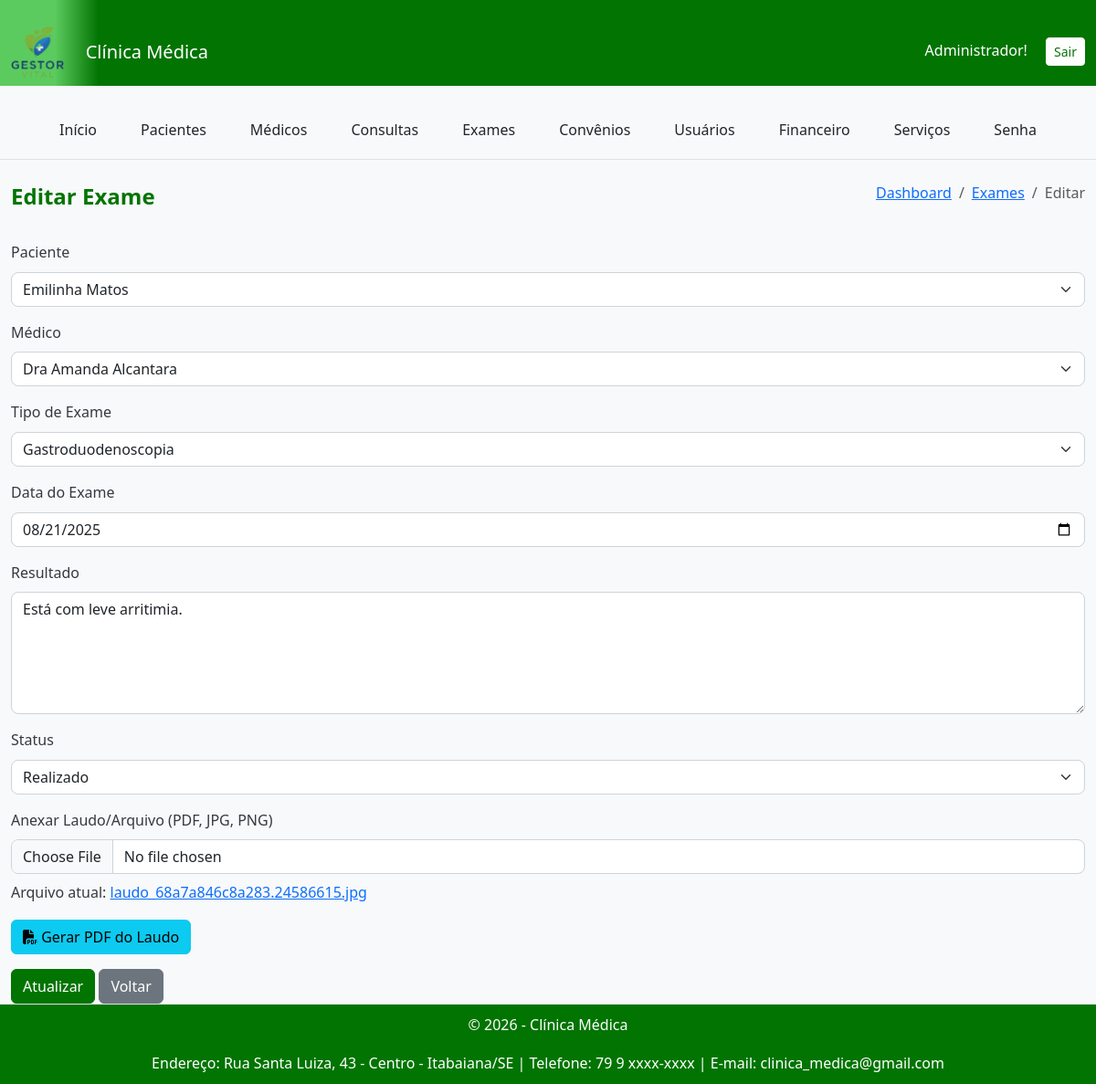
Page /clinica_medica/private/exames/editar_exame.php?id=4 (signed in) on the committed database.
### tables this page shows
CREATE TABLE `identidade_clinica` (
  `id` int(11) NOT NULL,
  `nome_clinica` varchar(255) NOT NULL,
  `url_logo` varchar(255) DEFAULT NULL,
  `endereco` varchar(255) DEFAULT NULL,
  `telefone` varchar(20) DEFAULT NULL,
  `email` varchar(100) DEFAULT NULL,
  `ultimo_update` timestamp NOT NULL DEFAULT CURRENT_TIMESTAMP ON UPDATE CURRENT_TIMESTAMP,
  `cor_primaria` varchar(7) DEFAULT '#007bff'
);

CREATE TABLE `exames` (
  `id` int(11) NOT NULL,
  `paciente_id` int(11) NOT NULL,
  `medico_id` int(11) NOT NULL,
  `data_exame` date NOT NULL,
  `resultado` text,
  `status` enum('Agendado','Realizado','Com Laudo','Cancelado') NOT NULL DEFAULT 'Agendado',
  `data_criacao` datetime DEFAULT CURRENT_TIMESTAMP,
  `data_atualizacao` datetime DEFAULT CURRENT_TIMESTAMP ON UPDATE CURRENT_TIMESTAMP,
  `nome_arquivo` varchar(255) DEFAULT NULL,
  `servico_id` int(11) DEFAULT NULL
);

CREATE TABLE `pacientes` (
  `id` int(11) NOT NULL,
  `nome` varchar(100) NOT NULL,
  `cpf` varchar(14) NOT NULL,
  `data_nascimento` date DEFAULT NULL,
  `telefone` varchar(20) DEFAULT NULL,
  `email` varchar(100) DEFAULT NULL,
  `endereco` text,
  `convenio_id` int(11) DEFAULT NULL,
  `observacoes` text,
  `criado_em` timestamp NOT NULL DEFAULT CURRENT_TIMESTAMP
);

CREATE TABLE `medicos` (
  `id` int(11) NOT NULL,
  `nome` varchar(100) NOT NULL,
  `crm` varchar(20) NOT NULL,
  `especialidade` varchar(100) NOT NULL,
  `telefone` varchar(20) DEFAULT NULL,
  `email` varchar(100) DEFAULT NULL,
  `horario_atendimento` text,
  `criado_em` timestamp NOT NULL DEFAULT CURRENT_TIMESTAMP,
  `usuario_id` int(11) DEFAULT NULL
);

CREATE TABLE `servicos` (
  `id` int(11) NOT NULL,
  `nome` varchar(255) NOT NULL,
  `preco` decimal(10,2) NOT NULL,
  `tipo` enum('Consulta','Exame') NOT NULL,
  `descricao` text,
  `data_criacao` timestamp NOT NULL DEFAULT CURRENT_TIMESTAMP
);

### config/helpers.php (called while the page is built, shortened)
<?php
function get_contrast_color($hexcolor) {
    $hexcolor = ltrim($hexcolor, '#');
    $r = hexdec(substr($hexcolor, 0, 2));
    $g = hexdec(substr($hexcolor, 2, 2));
    $b = hexdec(substr($hexcolor, 4, 2));
    $luminance = (0.299 * $r + 0.587 * $g + 0.114 * $b) / 255;
    return $luminance > 0.5 ? '#000000' : '#FFFFFF';
}
?>

### clinica_medica/private/exames/editar_exame.php (the view, shortened to what this page needs)
<?php
require_once __DIR__ . '/../../config/config.php';
include_once __DIR__ . '/../includes/cabecalho.php';
include_once __DIR__ . '/../includes/menu.php';
$exame_id = $_GET['id'] ?? null;
$exame = null;
$pacientes = [];
$medicos = [];
$servicos_exame = [];
try {
    $sql_exame = "SELECT * FROM exames WHERE id = ?";
    $stmt_exame = $conn->prepare($sql_exame);
    $stmt_exame->bind_param("i", $exame_id);
    $stmt_exame->execute();
    $result_exame = $stmt_exame->get_result();
    $exame = $result_exame->fetch_assoc();
    $sql_pacientes = "SELECT id, nome FROM pacientes ORDER BY nome ASC";
    $result_pacientes = $conn->query($sql_pacientes);
    if ($result_pacientes) {
        while ($row = $result_pacientes->fetch_assoc()) {
            $pacientes[] = $row;
        }
    }
    $sql_medicos = "SELECT id, nome FROM medicos ORDER BY nome ASC";
    $result_medicos = $conn->query($sql_medicos);
    if ($result_medicos) {
        while ($row = $result_medicos->fetch_assoc()) {
            $medicos[] = $row;
        }
    }
    $sql_servicos = "SELECT id, nome FROM servicos WHERE tipo = 'Exame' ORDER BY nome";
    $result_servicos = $conn->query($sql_servicos);
    if ($result_servicos) {
        while ($row = $result_servicos->fetch_assoc()) {
            $servicos_exame[] = $row;
        }
    }
} catch (Exception $e) {
    $mensagem_erro = "Erro ao carregar dados: " . $e->getMessage();
}
?>
<div class="container mt-4">
    <div class="d-flex justify-content-between align-items-center mb-4">
        <h4>Editar Exame</h4>
        <nav aria-label="breadcrumb">
            <ol class="breadcrumb">
                <li class="breadcrumb-item"><a href="../dashboard.php">Dashboard</a></li>
                <li class="breadcrumb-item"><a href="listar_exames.php">Exames</a></li>
                <li class="breadcrumb-item active" aria-current="page">Editar</li>
            </ol>
        </nav>
    </div>
    <form action="editar_exame.php?id=<?= htmlspecialchars($exame_id) ?>" method="POST" enctype="multipart/form-data">
        <div class="mb-3">
            <label for="paciente_id" class="form-label">Paciente</label>
            <select class="form-select" id="paciente_id" name="paciente_id" required>
                <?php foreach ($pacientes as $paciente): ?>
                    <option value="<?= htmlspecialchars($paciente['id']) ?>"
                        <?= $exame['paciente_id'] == $paciente['id'] ? 'selected' : '' ?>>
                        <?= htmlspecialchars($paciente['nome']) ?>
                    </option>
                <?php endforeach; ?>
            </select>
        </div>
        <div class="mb-3">
            <label for="medico_id" class="form-label">Médico</label>
            <select class="form-select" id="medico_id" name="medico_id" required>
                <?php foreach ($medicos as $medico): ?>
                    <option value="<?= htmlspecialchars($medico['id']) ?>"
                        <?= $exame['medico_id'] == $medico['id'] ? 'selected' : '' ?>>
                        <?= htmlspecialchars($medico['nome']) ?>
                    </option>
                <?php endforeach; ?>
            </select>
        </div>
        <div class="mb-3">
            <label for="servico_id" class="form-label">Tipo de Exame</label>
            <select class="form-select" id="servico_id" name="servico_id" required>
                <?php foreach ($servicos_exame as $servico): ?>
                    <option value="<?= htmlspecialchars($servico['id']) ?>"
                        <?= $exame['servico_id'] == $servico['id'] ? 'selected' : '' ?>>
                        <?= htmlspecialchars($servico['nome']) ?>
                    </option>
                <?php endforeach; ?>
            </select>
        </div>
        <div class="mb-3">
            <label for="data_exame" class="form-label">Data do Exame</label>
            <input type="date" class="form-control" id="data_exame" name="data_exame"
                    value="<?= htmlspecialchars($exame['data_exame']) ?>" required>
        </div>
        <div class="mb-3">
            <label for="resultado" class="form-label">Resultado</label>
            <textarea class="form-control" id="resultado" name="resultado" rows="5"><?= htmlspecialchars($exame['resultado']) ?></textarea>
        </div>
        <div class="mb-3">
            <label for="status" class="form-label">Status</label>
            <select class="form-select" id="status" name="status" required>
                <option value="Realizado" <?= $exame['status'] === 'Realizado' ? 'selected' : '' ?>>Realizado</option>
            </select>
        </div>
        <div class="mb-3">
            <label for="arquivo" class="form-label">Anexar Laudo/Arquivo (PDF, JPG, PNG)</label>
            <input class="form-control" type="file" id="arquivo" name="arquivo">
            <?php if (!empty($exame['nome_arquivo'])): ?>
                <div class="mt-2">
                    <p>Arquivo atual:
                        <a href="../../uploads/exames/<?= htmlspecialchars($exame['nome_arquivo']) ?>" target="_blank">
                            <?= htmlspecialchars($exame['nome_arquivo']) ?>
                        </a>
                    </p>
                </div>
            <?php endif; ?>
        </div>
        <?php if (!empty($exame['resultado'])): ?>
            <div class="mb-3">
                <a href="gerar_laudo_pdf.php?id=<?= htmlspecialchars($exame_id) ?>" class="btn btn-info" target="_blank">
                    <i class="fas fa-file-pdf"></i> Gerar PDF do Laudo
                </a>
            </div>
        <?php endif; ?>
        <button type="submit" name="atualizar_exame" class="btn btn-primary">Atualizar</button>
        <a href="listar_exames.php" class="btn btn-secondary">Voltar</a>
    </form>
</div>
<?php
include_once __DIR__ . '/../includes/rodape.php';
?>

### clinica_medica/private/includes/cabecalho.php (shortened to what this page needs)
<?php
require_once __DIR__ . '/../../config/config.php';
require_once __DIR__ . '/../../../config/helpers.php';
$caminho_base_do_projeto = '/';
$nome_clinica = "Clínica Médica";
$url_logo = "logo_padrao.png";
$cor_primaria = "#007bff";
try {
    $sql = "SELECT nome_clinica, url_logo, cor_primaria FROM identidade_clinica ORDER BY id DESC LIMIT 1";
    $result = $conn->query($sql);
    if ($result && $result->num_rows > 0) {
        $identidade = $result->fetch_assoc();
        $nome_clinica = htmlspecialchars($identidade['nome_clinica']);
        if (!empty($identidade['url_logo'])) {
            $url_logo = htmlspecialchars($identidade['url_logo']);
        }
        if (!empty($identidade['cor_primaria'])) {
            $cor_primaria = htmlspecialchars($identidade['cor_primaria']);
        }
    }
} catch (Exception $e) {
    error_log("Erro ao buscar identidade da clínica: " . $e->getMessage());
}
$nome_pasta_clinica = 'clinica_medica';
$caminho_base_clinica_publica = $caminho_base_do_projeto . $nome_pasta_clinica . '/public/';
$caminho_base_clinica_uploads = $caminho_base_do_projeto . $nome_pasta_clinica . '/';
$cor_contraste = get_contrast_color($cor_primaria);
?>
<!DOCTYPE html>
<html lang="pt-br">
<head>
    <link href="https://cdn.jsdelivr.net/npm/bootstrap@5.3.2/dist/css/bootstrap.min.css" rel="stylesheet">
    <link rel="stylesheet" href="https://cdnjs.cloudflare.com/ajax/libs/font-awesome/6.5.2/css/all.min.css">
    <link rel="stylesheet" href="<?= $caminho_base_clinica_publica . 'assets/css/style.css' ?>">
</head>
<body>
<nav class="navbar navbar-expand-lg navbar-dark navbar-custom">
    <div class="container-fluid">
        <a class="navbar-brand" href="../dashboard.php">
            <img src="<?= $caminho_base_clinica_uploads . $url_logo ?>" alt="Logo da <?= $nome_clinica ?>" class="logo-img">
            <span class="ms-2"><?= $nome_clinica ?></span>
        </a>
        <div>
            <span class="me-3" style="color: <?= $cor_contraste ?>;"><?= htmlspecialchars($_SESSION['usuario_nome']); ?>!</span>
            <a href="<?= $caminho_base_do_projeto ?>logout.php" class="btn btn-sm btn-custom-logout">Sair</a>
        </div>
    </div>
</nav>
<div class="container-fluid">
    <div class="row">

### clinica_medica/private/includes/rodape.php (shortened to what this page needs)
<?php
$dados_rodape = [
    'nome_clinica' => 'Clínica Médica',
    'endereco' => '',
    'telefone' => '',
    'email' => '',
    'cor_primaria' => '#f8f9fa'
];
try {
    if (isset($conn) && $conn->ping()) {
        $sql = "SELECT nome_clinica, endereco, telefone, email, cor_primaria FROM identidade_clinica ORDER BY id DESC LIMIT 1";
        $result = $conn->query($sql);
        if ($result && $result->num_rows > 0) {
            $dados_rodape = $result->fetch_assoc();
        }
    }
} catch (Exception $e) {
    error_log("Erro ao buscar dados do rodapé: " . $e->getMessage());
}
?>
    <footer style="text-align: center; padding: 10px; background-color: <?= htmlspecialchars($dados_rodape['cor_primaria']) ?>; color: white; border-top: 1px solid #dee2e6;">
        <p>&copy; <?= date('Y') ?> - <?= htmlspecialchars($dados_rodape['nome_clinica']) ?></p>
        <p style="margin-bottom: 0;">
            Endereço: <?= htmlspecialchars($dados_rodape['endereco']) ?> |
            Telefone: <?= htmlspecialchars($dados_rodape['telefone']) ?> |
            E-mail: <?= htmlspecialchars($dados_rodape['email']) ?>
        </p>
    </footer>
</body>
</html>

### clinica_medica/public/assets/css/style.css (style rules this page uses)
:root { --primary-color: #007bff; --secondary-color: #6c757d; --background-color: #f8f9fa; --text-color: #343a40; --shadow-light: 0 4px 6px rgba(0, 0, 0, 0.1); --border-radius: 8px; }
body { overflow-y: scroll; background-color: var(--background-color); color: var(--text-color); font-family: 'Segoe UI', 'Roboto', 'Helvetica Neue', Arial, sans-serif; line-height: 1.6; }
h1, h2, h3, h4, h5, h6 { color: var(--primary-color); font-weight: 600; }
.container-fluid { padding-top: 20px; }
.btn-primary { background-color: var(--primary-color); border-color: var(--primary-color); transition: background-color 0.3s ease; }
.form-control, .form-select { border-radius: var(--border-radius); border-color: #ced4da; box-shadow: none; transition: border-color 0.2s ease, box-shadow 0.2s ease; }
.navbar-custom { min-height: 60px; }
.navbar-brand { height: 100%; padding-top: 0; padding-bottom: 0; display: flex; align-items: center; }
.logo-img { height: 98%; max-height: 50px; width: auto; object-fit: contain; }

### rows in the picture
identidade_clinica: url_logo (picture), nome_clinica "Clínica Médica", endereco "Rua Santa Luiza, 43 - Centro - Itabaiana/SE", telefone "79 9 xxxx-xxxx", email "clinica_medica@gmail.com"
exames: paciente_id "Emilinha Matos", medico_id "Dra Amanda Alcantara", servico_id "Gastroduodenoscopia", data_exame "08/21/2025", resultado "Está com leve arritimia.", status "Realizado", nome_arquivo "laudo_68a7a846c8a283.24586615.jpg"

### other values in the picture
$_SESSION['usuario_nome'] "Administrador"
$nome "Início"
$nome "Pacientes"
$nome "Médicos"
$nome "Consultas"
$nome "Exames"
$nome "Convênios"
$nome "Usuários"
$nome "Financeiro"
$nome "Serviços"
$nome "Senha"
